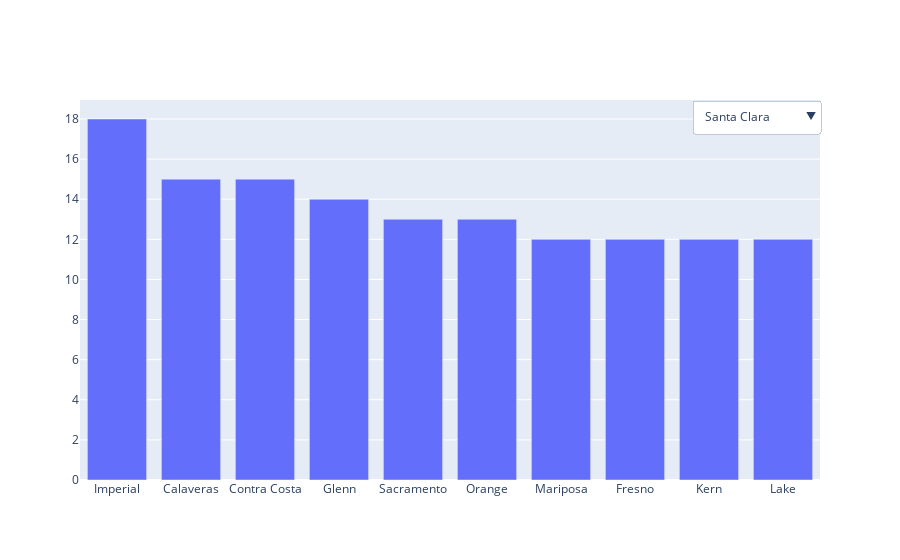

Notebook code for this chart:
### Code cell
fig = go.Figure()

buttons = []
i = 0

#iterate through dataframes in dict
for county  in df_map.county2.unique():
    #iterate through columns in dataframe (not including the year column)
    # for column in df.drop(columns=['Fuels']):
        #add a bar trace to the figure for the country we are on
    fig.add_trace(go.Bar(
                          name=county,
                          #x axis is "fuels" where dates are stored as per example
                          x = df_map.loc[df_map.county2 == county].sort_values(by= "score", ascending= False).county1.head(10),
                          #y axis is the data for the column we are on
                          y = df_map.loc[df_map.county2 == county].sort_values(by= "score", ascending= False).score.head(10),
                          #setting only the first country to be visible as default
                          visible = (i==0)
                        )
                     )
        
    #args is a list of booleans that tells the buttons which trace to show on click
    args = [False] * len(df_map.county2.unique())
    args[i] = True
        
        #create a button object for the country we are on
    button = dict(label = county,
                    method = "update",
                    args=[{"visible": args}])
        
        #add the button to our list of buttons
    buttons.append(button)
        
        #i is an iterable used to tell our "args" list which value to set to True
    i+=1
        
fig.update_layout(
    updatemenus=[
        dict(
        #change this to "buttons" for individual buttons
        type="dropdown",
        #this can be "left" or "right" as you like
        direction="down",
        #(1,1) refers to the top right corner of the plot
        x = 1,
        y = 1,
        #the list of buttons we created earlier
        buttons = buttons)
    ],
    #stacked bar chart specified here
    #barmode = "stack",
    #so the x axis increments once per year
    xaxis = dict(dtick = 1))

fig.show()
